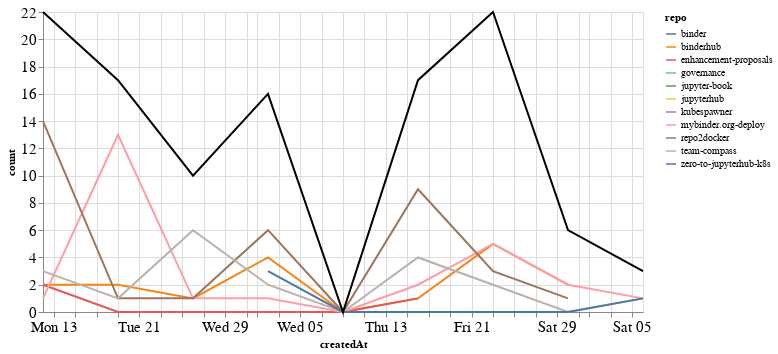

Notebook cell for this chart:
### Markdown cell above
## Comments

### Code cell
comments_time = comments.groupby('repo').resample('W', on='createdAt').count()['author'].reset_index()
comments_time = comments_time.rename(columns={'author': 'count'})
comments_time_total = comments_time.groupby('createdAt').agg({"count": "sum"}).reset_index()
ch1 = alt.Chart(comments_time, width=600).mark_line().encode(
    x='createdAt',
    y='count',
    color='repo',
    tooltip="repo"
)

ch2 = alt.Chart(comments_time_total, width=600).mark_line(color="black").encode(
    x='createdAt',
    y='count',
)

ch1 + ch2

### Figure 1 — Vega-Lite specification as saved in the notebook (floating-point values rounded to 4 significant figures)
{"config": {"axisLeft": {"labelFontSize": 15}, "axisBottom": {"labelFontSize": 15}}, "layer": [{"data": {"name": "data-63cfffb18c156a2230f697d115d83eba"}, "mark": "line", "encoding": {"color": {"type": "nominal", "field": "repo"}, "tooltip": {"type": "nominal", "field": "repo"}, "x": {"type": "temporal", "field": "createdAt"}, "y": {"type": "quantitative", "field": "count"}}, "width": 600}, {"data": {"name": "data-c987d377e4d566e6777ef3abc9cd2547"}, "mark": {"type": "line", "color": "black"}, "encoding": {"x": {"type": "temporal", "field": "createdAt"}, "y": {"type": "quantitative", "field": "count"}}, "width": 600}], "$schema": "https://vega.github.io/schema/vega-lite/v4.8.1.json", "datasets": {"data-63cfffb18c156a2230f697d115d83eba": [{"repo": "binder", "createdAt": "2020-08-23T00:00:00", "count": 1}, {"repo": "binderhub", "createdAt": "2020-07-12T00:00:00", "count": 2}, {"repo": "binderhub", "createdAt": "2020-07-19T00:00:00", "count": 2}, {"repo": "binderhub", "createdAt": "2020-07-26T00:00:00", "count": 1}, {"repo": "binderhub", "createdAt": "2020-08-02T00:00:00", "count": 4}, {"repo": "binderhub", "createdAt": "2020-08-09T00:00:00", "count": 0}, {"repo": "binderhub", "createdAt": "2020-08-16T00:00:00", "count": 1}, {"repo": "binderhub", "createdAt": "2020-08-23T00:00:00", "count": 5}, {"repo": "binderhub", "createdAt": "2020-08-30T00:00:00", "count": 2}, {"repo": "enhancement-proposals", "createdAt": "2020-07-12T00:00:00", "count": 2}, {"repo": "enhancement-proposals", "createdAt": "2020-07-19T00:00:00", "count": 0}, {"repo": "enhancement-proposals", "createdAt": "2020-07-26T00:00:00", "count": 0}, {"repo": "enhancement-proposals", "createdAt": "2020-08-02T00:00:00", "count": 0}, {"repo": "enhancement-proposals", "createdAt": "2020-08-09T00:00:00", "count": 0}, {"repo": "enhancement-proposals", "createdAt": "2020-08-16T00:00:00", "count": 1}, {"repo": "governance", "createdAt": "2020-08-23T00:00:00", "count": 2}, {"repo": "jupyter-book", "createdAt": "2020-08-30T00:00:00", "count": 1}, {"repo": "jupyterhub", "createdAt": "2020-08-23T00:00:00", "count": 4}, {"repo": "kubespawner", "createdAt": "2020-07-26T00:00:00", "count": 1}, {"repo": "mybinder.org-deploy", "createdAt": "2020-07-12T00:00:00", "count": 1}, {"repo": "mybinder.org-deploy", "createdAt": "2020-07-19T00:00:00", "count": 13}, {"repo": "mybinder.org-deploy", "createdAt": "2020-07-26T00:00:00", "count": 1}, {"repo": "mybinder.org-deploy", "createdAt": "2020-08-02T00:00:00", "count": 1}, {"repo": "mybinder.org-deploy", "createdAt": "2020-08-09T00:00:00", "count": 0}, {"repo": "mybinder.org-deploy", "createdAt": "2020-08-16T00:00:00", "count": 2}, {"repo": "mybinder.org-deploy", "createdAt": "2020-08-23T00:00:00", "count": 5}, {"repo": "mybinder.org-deploy", "createdAt": "2020-08-30T00:00:00", "count": 2}, {"repo": "mybinder.org-deploy", "createdAt": "2020-09-06T00:00:00", "count": 1}, {"repo": "repo2docker", "createdAt": "2020-07-12T00:00:00", "count": 14}, {"repo": "repo2docker", "createdAt": "2020-07-19T00:00:00", "count": 1}, {"repo": "repo2docker", "createdAt": "2020-07-26T00:00:00", "count": 1}, {"repo": "repo2docker", "createdAt": "2020-08-02T00:00:00", "count": 6}, {"repo": "repo2docker", "createdAt": "2020-08-09T00:00:00", "count": 0}, {"repo": "repo2docker", "createdAt": "2020-08-16T00:00:00", "count": 9}, {"repo": "repo2docker", "createdAt": "2020-08-23T00:00:00", "count": 3}, {"repo": "repo2docker", "createdAt": "2020-08-30T00:00:00", "count": 1}, {"repo": "team-compass", "createdAt": "2020-07-12T00:00:00", "count": 3}, {"repo": "team-compass", "createdAt": "2020-07-19T00:00:00", "count": 1}, {"repo": "team-compass", "createdAt": "2020-07-26T00:00:00", "count": 6}, {"repo": "team-compass", "createdAt": "2020-08-02T00:00:00", "count": 2}, {"repo": "team-compass", "createdAt": "2020-08-09T00:00:00", "count": 0}, {"repo": "team-compass", "createdAt": "2020-08-16T00:00:00", "count": 4}, {"repo": "team-compass", "createdAt": "2020-08-23T00:00:00", "count": 2}, {"repo": "team-compass", "createdAt": "2020-08-30T00:00:00", "count": 0}, {"repo": "team-compass", "createdAt": "2020-09-06T00:00:00", "count": 1}, {"repo": "zero-to-jupyterhub-k8s", "createdAt": "2020-08-02T00:00:00", "count": 3}, {"repo": "zero-to-jupyterhub-k8s", "createdAt": "2020-08-09T00:00:00", "count": 0}, {"repo": "zero-to-jupyterhub-k8s", "createdAt": "2020-08-16T00:00:00", "count": 0}, {"repo": "zero-to-jupyterhub-k8s", "createdAt": "2020-08-23T00:00:00", "count": 0}, {"repo": "zero-to-jupyterhub-k8s", "createdAt": "2020-08-30T00:00:00", "count": 0}, {"repo": "zero-to-jupyterhub-k8s", "createdAt": "2020-09-06T00:00:00", "count": 1}], "data-c987d377e4d566e6777ef3abc9cd2547": [{"createdAt": "2020-07-12T00:00:00", "count": 22}, {"createdAt": "2020-07-19T00:00:00", "count": 17}, {"createdAt": "2020-07-26T00:00:00", "count": 10}, {"createdAt": "2020-08-02T00:00:00", "count": 16}, {"createdAt": "2020-08-09T00:00:00", "count": 0}, {"createdAt": "2020-08-16T00:00:00", "count": 17}, {"createdAt": "2020-08-23T00:00:00", "count": 22}, {"createdAt": "2020-08-30T00:00:00", "count": 6}, {"createdAt": "2020-09-06T00:00:00", "count": 3}]}}
